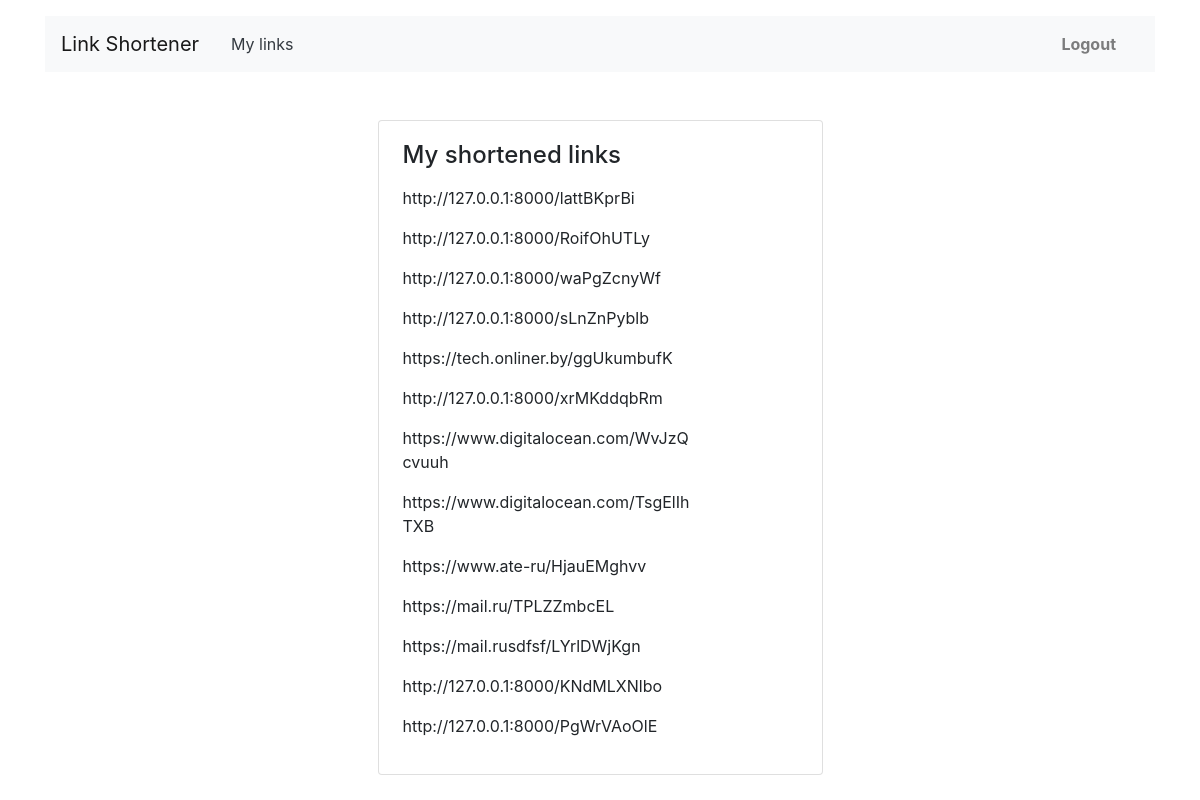
Page /mylinks/ (signed in) on the committed database.
### links/models.py (models this page shows)
class Link(models.Model):
    origin_link = models.URLField(unique=True)
    shortened_link = models.URLField(unique=True)
    user = models.ForeignKey(User, on_delete=models.CASCADE, related_name='links')

### links/views.py (the view)
# urls.py: path('mylinks/', MyLinksView.as_view(), name='mylinks'),
class MyLinksView(LoginRequiredMixin, ListView):
    model = Link
    template_name = 'links/mylinks.html'
    context_object_name = 'mylinks'
    def get(self, request, *args, **kwargs):
        context = {'mylinks': Link.objects.filter(user=request.user)}
        return render(request, 'links/mylinks.html', context=context)

### links/templates/links/mylinks.html
{% extends 'links/base.html' %}
{% block content %}
<div class="row mt-5">
    <div class="col-12 col-lg-5 offset-lg-2 m-auto">
        <div class="card mb-4">
            <div class="card-body px-4">
                <div class="row">
                    <div class="col-12 col-md-8 col-lg-9">
                        {% if mylinks %}
                        <p class="h4 pb-2">My shortened links</p>
                        {% for link in mylinks %}
                        <p>{{ link.shortened_link }}</p>
                        {% endfor %}
                        {% else %}
                        <p class="h4 pb-2">Sorry, you have no links to display</p>
                        {% endif %}
                    </div>
                </div>
            </div>
        </div>
    </div>
</div>
{% endblock %}

### links/templates/links/base.html (shortened to what this page needs)
<!DOCTYPE html>
<html lang="en">
<head>
    <link rel="stylesheet" href="https://stackpath.bootstrapcdn.com/bootstrap/4.3.1/css/bootstrap.min.css"
>
</head>
<body>
<header class="container mt-3">
    <nav class="navbar navbar-expand-lg navbar-light bg-light">
        <a class="navbar-brand mr-4" href="{% url 'home' %}">Link Shortener</a>
            {% if request.user.is_authenticated %}
        <div class="collapse navbar-collapse justify-content-between" id="navbarNav">
            <ul class="navbar-nav col-10">
                <li class="nav-item">
                    <a class="nav-link text-dark" href="{% url 'mylinks' %}">My links</a>
                </li>
            </ul>
            <ul class="navbar-nav col-2 justify-content-end">
                <li>
                    <a href="{% url 'logout' %}" class="nav-link font-weight-bold">Logout</a>
                </li>
            </ul>
            {% else %}
            <ul class="navbar-nav col-10 justify-content-end">
                <li>
                    <a href="{% url 'login' %}" class="nav-link font-weight-bold">Login</a>
                </li>
            </ul>
            {% endif %}
        </div>
    </nav>
</header>
<main class="container mt-3">
    {% block content %}
    {% endblock %}
</main>
</body>
</html>

### rows in the picture
Link: shortened_link "http://127.0.0.1:8000/lattBKprBi"
Link: shortened_link "http://127.0.0.1:8000/RoifOhUTLy"
Link: shortened_link "http://127.0.0.1:8000/waPgZcnyWf"
Link: shortened_link "http://127.0.0.1:8000/sLnZnPyblb"
Link: shortened_link "https://tech.onliner.by/ggUkumbufK"
Link: shortened_link "http://127.0.0.1:8000/xrMKddqbRm"
Link: shortened_link "https://www.digitalocean.com/WvJzQcvuuh"
Link: shortened_link "https://www.digitalocean.com/TsgElIhTXB"
Link: shortened_link "https://www.ate-ru/HjauEMghvv"
Link: shortened_link "https://mail.ru/TPLZZmbcEL"
Link: shortened_link "https://mail.rusdfsf/LYrlDWjKgn"
Link: shortened_link "http://127.0.0.1:8000/KNdMLXNlbo"
Link: shortened_link "http://127.0.0.1:8000/PgWrVAoOlE"
